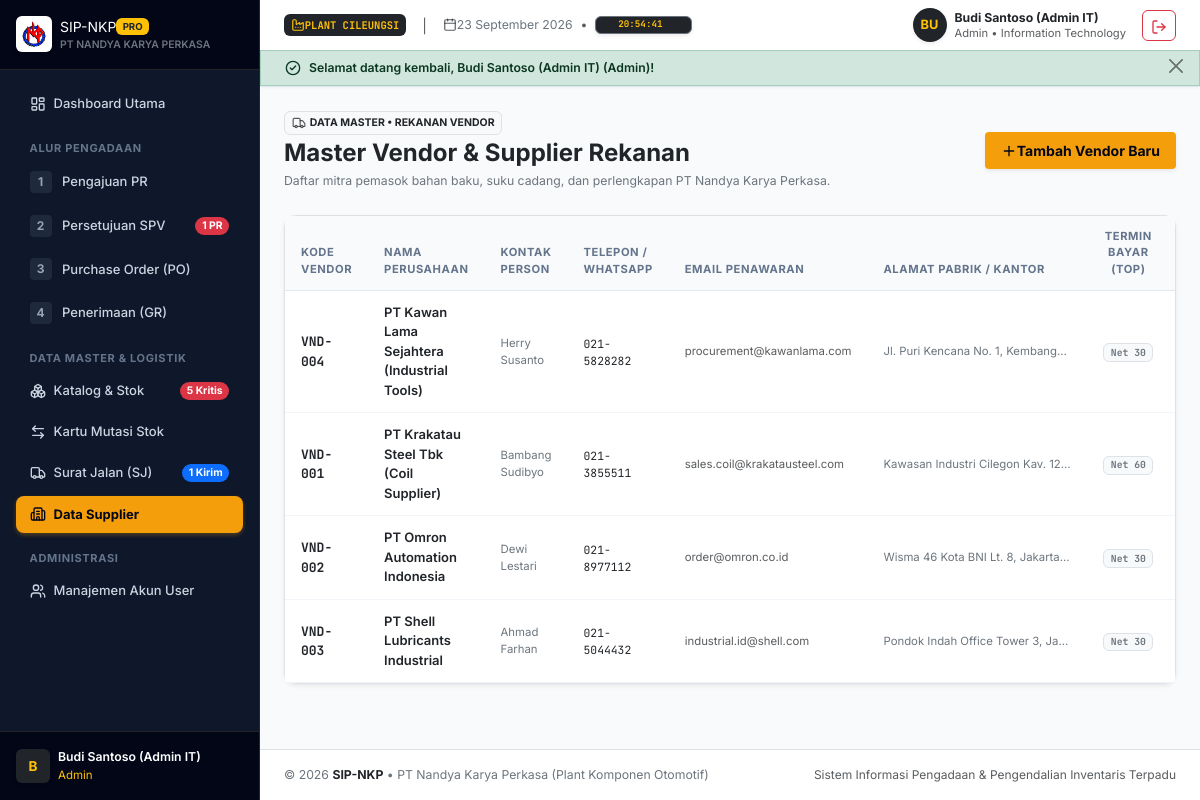
Screenshot of /index.php?page=suppliers (signed in) with the database file from the repository.
### tables this page shows
CREATE TABLE `suppliers` (
    `id` INT AUTO_INCREMENT PRIMARY KEY,
    `supplier_code` VARCHAR(20) NOT NULL UNIQUE,
    `company_name` VARCHAR(150) NOT NULL,
    `contact_person` VARCHAR(100) NOT NULL,
    `phone` VARCHAR(30) NOT NULL,
    `email` VARCHAR(100) NOT NULL,
    `address` TEXT NOT NULL,
    `payment_term` VARCHAR(50) NOT NULL DEFAULT 'Net 30',
    `is_active` TINYINT(1) NOT NULL DEFAULT 1,
    `created_at` TIMESTAMP DEFAULT CURRENT_TIMESTAMP
);

### app/Controllers/SupplierController.php (called while the page is built, shortened)
<?php
class SupplierController
{
    public function index(): void
    {
        $suppliers = Supplier::getAll();
        require __DIR__ . '/../../views/suppliers/index.php';
    }
}

### app/Helpers/AuthHelper.php (called while the page is built, shortened)
<?php
class AuthHelper
{
    public static function user(): ?array
    {
        return $_SESSION['nkp_user'] ?? null;
    }
}

### app/Models/Supplier.php (called while the page is built, shortened)
<?php
class Supplier
{
    public static function getAll(): array
    {
        $db = Database::getConnection();
        $stmt = $db->query("SELECT * FROM suppliers ORDER BY company_name ASC");
        return $stmt->fetchAll();
    }
}

### views/suppliers/index.php (the view, shortened to what this page needs)
<?php
require __DIR__ . '/../layouts/header.php';
$user = AuthHelper::user();
$canManage = in_array($user['role'], ['admin', 'purchasing']);
?>
<div class="d-flex flex-column flex-sm-row justify-content-between align-items-sm-center gap-3 mb-4">
    <div>
        <div class="d-flex align-items-center gap-2 mb-1">
            <span class="badge bg-light text-dark border px-2.5 py-1 small fw-bold">
                <i data-lucide="truck" class="me-1 text-muted" style="width: 14px; height: 14px;"></i>DATA MASTER • REKANAN VENDOR
            </span>
        </div>
        <h1 class="h4 fw-bold text-dark mb-1">Master Vendor & Supplier Rekanan</h1>
        <p class="text-secondary small mb-0">Daftar mitra pemasok bahan baku, suku cadang, dan perlengkapan PT Nandya Karya Perkasa.</p>
    </div>
    <?php if ($canManage): ?>
    <button type="button" class="btn btn-warning btn-sm fw-bold px-3 py-2 d-inline-flex align-items-center gap-1.5 shadow-sm"
            data-bs-toggle="modal" data-bs-target="#modalAddSupplier"
            style="background-color: var(--nkp-amber-500); border: none; color: #020617;">
        <i data-lucide="plus" style="width: 16px; height: 16px;"></i>
        <span>Tambah Vendor Baru</span>
    </button>
    <?php endif; ?>
</div>
<div class="card border shadow-sm mb-4">
    <div class="table-responsive">
        <table class="table table-hover align-middle mb-0">
            <thead>
                <tr>
                    <th>Kode Vendor</th>
                    <th>Nama Perusahaan</th>
                    <th>Kontak Person</th>
                    <th>Telepon / WhatsApp</th>
                    <th>Email Penawaran</th>
                    <th>Alamat Pabrik / Kantor</th>
                    <th class="text-center">Termin Bayar (TOP)</th>
                    <th class="text-center">Status</th>
                </tr>
            </thead>
            <tbody>
                <?php if (empty($suppliers)): ?>
                <tr>
                    <td colspan="9" class="py-5 text-center text-muted small">Belum ada data supplier rekanan.</td>
                </tr>
                <?php else: ?>
                <?php foreach ($suppliers as $s): ?>
                <tr>
                    <td class="font-monospace fw-bold text-dark"><?= htmlspecialchars($s['supplier_code']) ?></td>
                    <td class="fw-semibold text-dark">
                        <?= htmlspecialchars($s['company_name']) ?>
                    </td>
                    <td class="text-secondary small"><?= htmlspecialchars($s['contact_person']) ?></td>
                    <td class="font-monospace small text-dark"><?= htmlspecialchars($s['phone']) ?></td>
                    <td class="small text-muted"><?= htmlspecialchars($s['email']) ?></td>
                    <td class="small text-secondary text-truncate" style="max-width: 220px;" title="<?= htmlspecialchars($s['address']) ?>">
                        <?= htmlspecialchars($s['address']) ?>
                    </td>
                    <td class="text-center">
                        <span class="badge bg-light text-secondary border font-monospace">
                            <?= htmlspecialchars($s['payment_term']) ?>
                        </span>
                    </td>
                    <td class="text-center">
                    </td>
                </tr>
                <?php endforeach; ?>
                <?php endif; ?>
            </tbody>
        </table>
    </div>
</div>
<?php require __DIR__ . '/../layouts/footer.php'; ?>

### rows the page displays
suppliers: supplier_code "VND-004", company_name "PT Kawan Lama Sejahtera (Industrial Tools)", contact_person "Herry Susanto", phone "021-5828282", email "procurement@kawanlama.com", address "Jl. Puri Kencana No. 1, Kembang…", payment_term "Net 30"
suppliers: supplier_code "VND-001", company_name "PT Krakatau Steel Tbk (Coil Supplier)", contact_person "Bambang Sudibyo", phone "021-3855511", email "sales.coil@krakatausteel.com", address "Kawasan Industri Cilegon Kav. 12…", payment_term "Net 60"
suppliers: supplier_code "VND-002", company_name "PT Omron Automation Indonesia", contact_person "Dewi Lestari", phone "021-8977112", email "order@omron.co.id", address "Wisma 46 Kota BNI Lt. 8, Jakarta…", payment_term "Net 30"
suppliers: supplier_code "VND-003", company_name "PT Shell Lubricants Industrial", contact_person "Ahmad Farhan", phone "021-5044432", email "industrial.id@shell.com", address "Pondok Indah Office Tower 3, Ja…", payment_term "Net 30"

### other values shown
$pendingPRCount "1"
$criticalStockCount "5"
$activeDNCount "1"
substr($user['name'] ?? 'U', 0, 1) "B"
$user['name'] "Budi Santoso (Admin IT)"
$user['role'] "Admin"
substr($currentUser['name'] ?? 'U', 0, 2) "BU"
$currentUser['name'] "Budi Santoso (Admin IT)"
$currentUser['role'] "Admin"
$currentUser['department'] "Information Technology"
$flash['message'] "Selamat datang kembali, Budi Santoso (Admin IT) (Admin)!"
